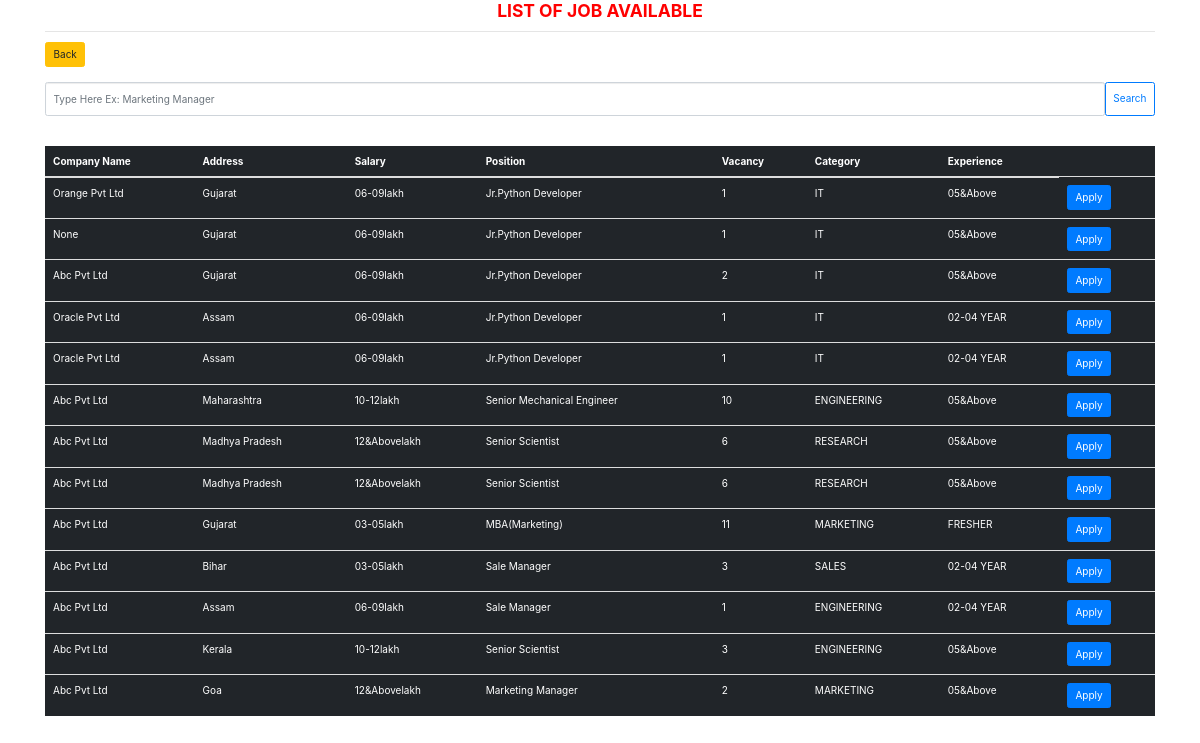
/jobnotification/, run on an earlier commit of the app's database.
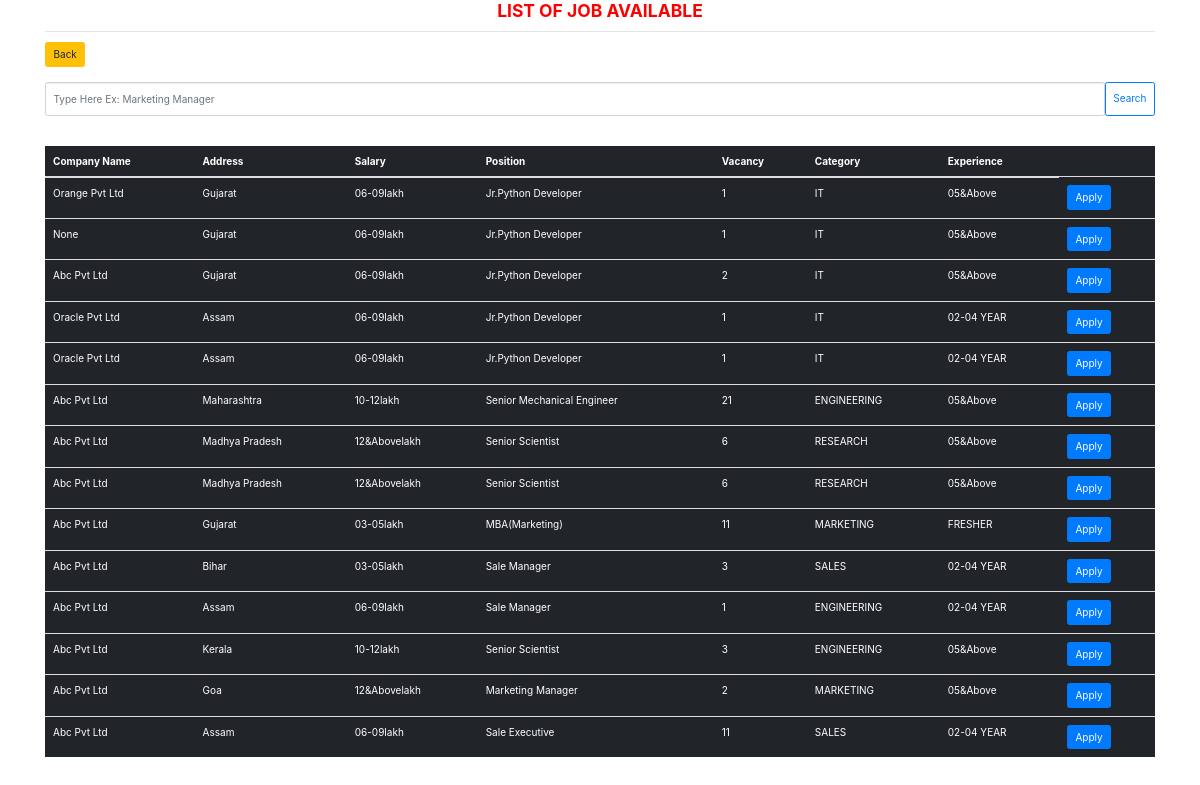
And on a later commit of the database.
### myapp/models.py (models this page shows, shortened)
class JobPost(models.Model):
    SALARY =(
        ('03-05lakh','03-05lakh'),
        ('06-09lakh','06-09lakh'),
        ('10-12lakh','10-12lakh'),
        ('12&Abovelakh','12&Abovelakh'),
    )
    state_choices = (("Andhra Pradesh","Andhra Pradesh"),
    ("Arunachal Pradesh ","Arunachal Pradesh "),
    ("Assam","Assam"),
    ("Bihar","Bihar"),
    ("Chhattisgarh","Chhattisgarh"),
    ("Goa","Goa"),
    ("Gujarat","Gujarat"),
    ("Haryana","Haryana"),
    ("Himachal Pradesh","Himachal Pradesh"),
    ("Jammu and Kashmir ","Jammu and Kashmir "),
    ("Jharkhand","Jharkhand"),
    ("Karnataka","Karnataka"),
    ("Kerala","Kerala"),
    ("Madhya Pradesh","Madhya Pradesh"),
    ("Maharashtra","Maharashtra"),
    ("Manipur","Manipur"),
    ("Meghalaya","Meghalaya"),
    ("Mizoram","Mizoram"),
    ("Nagaland","Nagaland"),("Odisha","Odisha"),
    ("Punjab","Punjab"),
    ("Rajasthan","Rajasthan"),
    ("Sikkim","Sikkim"),
    ("Tamil Nadu","Tamil Nadu"),
    ("Telangana","Telangana"),
    ("Tripura","Tripura"),
    ("Uttar Pradesh","Uttar Pradesh"),
    ("Uttarakhand","Uttarakhand"),
    ("West Bengal","West Bengal"),
    ("Andaman and Nicobar Islands","Andaman and Nicobar Islands"),
    ("Chandigarh","Chandigarh"),
    ("Dadra and Nagar Haveli","Dadra and Nagar Haveli"),
    ("Daman and Diu","Daman and Diu"),
    ("Lakshadweep","Lakshadweep"),
    ("National Capital Territory of Delhi","National Capital Territory of Delhi"),
    ("Puducherry","Puducherry"))
    EXPERIENCE =(
        ('FRESHER','FRESHER'),
        ('02-04 YEAR','02-04 YEAR'),
        ('05&Above','05&Above'),
    )
    CATEGORY=(
        ('IT','IT'),
        ('ENGINEERING','ENGINEERING'),
        ('RESEARCH','RESEARCH'),
        ('MARKETING','MARKETING'),
        ('SALES','SALES'),
    )
    user = models.ForeignKey(User,on_delete=models.CASCADE,null=True,blank=True)
    address = models.CharField(choices=state_choices, max_length=150)
    salary = models.CharField(choices=SALARY,max_length=45)
    position = models.CharField(max_length=200)
    vacancy = models.IntegerField()
    category = models.CharField(choices=CATEGORY,max_length=50)
    experience = models.CharField(choices=EXPERIENCE,max_length=17)
    description = models.CharField(max_length=200,null=True,blank=True)

class User(AbstractUser):
    choic = (
      ('male','Male'),
       ('female','Female'),
    )
    ROLE = (
        ('admin', 'Admin'),
        ('hr', 'HR'),
    )
    roles = models.CharField(choices=ROLE,max_length=70,default='hr')
    gender  = models.CharField(choices=choic,max_length=7)
    companyname = models.CharField(max_length=50,null=True,blank=True)

### myapp/views.py (the view)
# urls.py: path('jobnotification/',views.job_notification,name='job-notifications'),
def job_notification(request):
    uid = JobPost.objects.all()
    return render(request,'job-notification.html',{'uid':uid})

### myapp/templates/job-notification.html (shortened to what this page needs)
<!DOCTYPE html>
<html lang="en">
<head>
  <link rel="stylesheet" href="https://maxcdn.bootstrapcdn.com/bootstrap/3.4.1/css/bootstrap.min.css">
  <link rel="stylesheet" href="https://cdn.jsdelivr.net/npm/bootstrap@4.0.0/dist/css/bootstrap.min.css">
</head>
<body>
<div class="container">
<h3 class="text-center"><strong style="color: red;">LIST OF JOB AVAILABLE</strong></h3><hr>
<a href="{% url 'index' %}" class="btn btn-warning">Back</a> <br><br>
<form class="d-flex" method="POST" action="{% url 'search-venue' %}">
  <input class="form-control me-2"
  type="search" placeholder="Type Here Ex: Marketing Manager" aria-label="search" name="searched">
  <button class="btn btn-outline-primary" type="submit">Search</button>
</form>
  <table class="table table-hover table-dark">
    <thead><br>
      <tr><br>
        <th scope="col">Company Name</th>
        <th scope="col">Address</th>
        <th scope="col">Salary</th>
        <th scope="col">Position</th>
        <th scope="col">Vacancy</th>
        <th scope="col">Category</th>
        <th scope="col">Experience</th>
      </tr>
    </thead>
    <tbody>
    {% for one in uid %}
      <tr>
        <td>{{one.user.companyname}}</td>
        <td>{{one.address}}</td>
        <td>{{one.salary}}</td>
        <td>{{one.position}}</td>
        <td>{{one.vacancy}}</td>
        <td>{{one.category}}</td>
        <td>{{one.experience}}</td>
        <td><a href="{% url 'candidate-profile' one.id  %}"><button class="btn btn-primary">Apply</button></a></td>
      </tr>
    {% endfor %}
    </tbody>
  </table>
</div>
</body>
</html>

What changed in the data, as far as the page shows it:
changed JobPost "Maharashtra": vacancy "10" → "21"
added JobPost: user.companyname "Abc Pvt Ltd", address "Assam", salary "06-09lakh", position "Sale Executive", vacancy "11", category "SALES", experience "02-04 YEAR"
